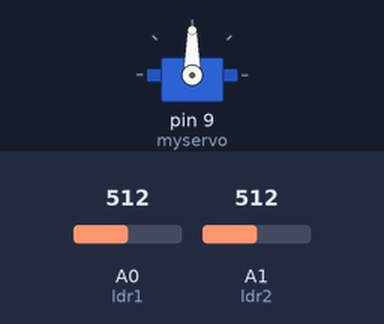
Bench run of a sketch on a simulated Arduino Uno, built with avr-gcc and run on an emulated ATmega328P. Parts: servo. The test bench sets the inputs (shaded band); at power-on: A0 (ldr1) = 512, A1 (ldr2) = 512.

Above: at 3.2 s.
3.3 s: A0 (ldr1) set to 528
At 3.86 s:
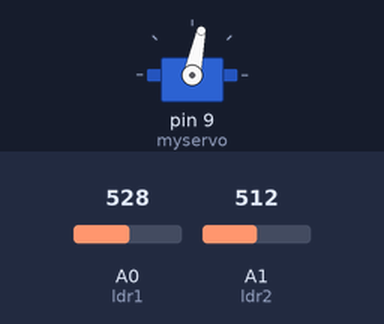
6.3 s: A1 (ldr2) set to 526
At 6.3 s:
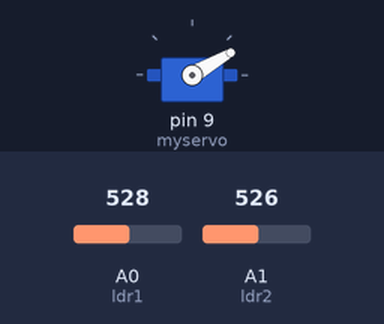
7.8 s: A1 (ldr2) set to 511
At 9.7 s:
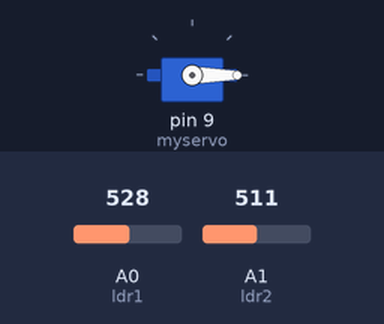
10.8 s: A1 (ldr2) set to 716
At 12.88 s:
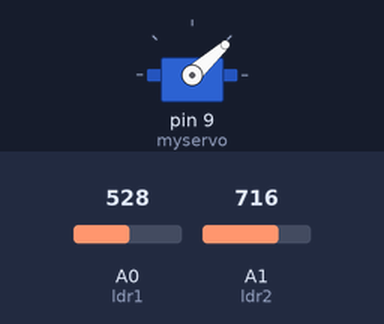
13.8 s: A1 (ldr2) set to 306
Timing chart, 0 to 17.8 s (numbered marks = the images above; inputs shaded):
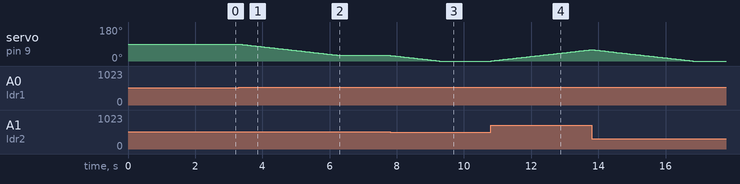

The sketch:

Solar_Tracker.ino
```cpp
#include<Servo.h>
Servo myservo; // create servo object to control a servo
int pos = 90; // initial position
int ldr1 = A0; // LDR 1 pin
int ldr2 = A1; //LDR 2 pin
int tolerance = 2; //Sets the tolerance for which the slope is valid for the trigger process.
void setup()
{
myservo.attach(9); // attaches the servo on pin 9 to the servo object
pinMode(ldr1, INPUT);// initialize the input pins
pinMode(ldr2, INPUT);


myservo.write(pos); // tell servo to go to position in variable &#39;pos&#39;
delay(2000); // a 2 seconds delay while we position the solar panel
}
void loop()
{

int val1 = analogRead(ldr1); // read the value of sensor 1
int val2 = analogRead(ldr2); // read the value of sensor 2
if((abs(val1 - val2) <= tolerance) || (abs(val2 - val1) <= tolerance)) {
//do nothing if the difference between values is within the tolerance limit
} else {
if(val1 > val2)
{
pos = -- pos;
}
if(val1 < val2)
{
pos = ++pos;


}

if(pos > 180) { pos = 180; } // reset to 180 if it goes higher
if(pos < 0) { pos = 0; } // reset to 0 if it goes lower
myservo.write(pos); // tell servo to go to position in variable &#39;pos&#39;
delay(50); // waits 50ms for the servo to reach the position

}
}
```

Measured:
- the behaviour switches between 514 and 515 on A0 (ldr1) (found by bisection; images 0 and 1)
- the behaviour switches between 525 and 526 on A1 (ldr2) (found by bisection; images 1 and 2)
- after the input at 3.3 s, servo on pin 9 (myservo): moves from 90° to 30° over 3.0 s, starting at once
- after the input at 6.3 s, servo on pin 9 (myservo): stays 30° (without the input it goes to 29° after 0.02 s)
- after the input at 7.8 s, servo on pin 9 (myservo): moves from 30° to 0° over 1.5 s, starting at once
- after the input at 10.8 s, servo on pin 9 (myservo): moves from 0° to 60° over 3.0 s, starting at once
